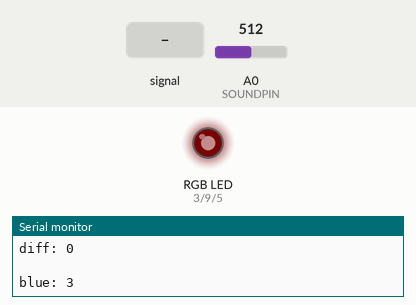
Simulated run of this sketch. Board: Arduino Uno, built with avr-gcc and run on an emulated ATmega328P. Shown: an RGB LED mixed from three pins (HIGH = lit), the last lines printed to the serial monitor. The inputs (shaded band) are chosen by the test bench; at power-on: A0 (SOUNDPIN) = 512. Dim RGB values are drawn brighter than linear; random numbers use the default seed unless the sketch sets one.

Above: at 1.2 s.
1.3 s: A0 (SOUNDPIN) fed a 200 Hz sine of ±81 counts around its level
4.3 s: A0 (SOUNDPIN) set to 716
5.9 s: A0 (SOUNDPIN) fed a 2 Hz sine of ±306 counts around its level
At 6.6 s:
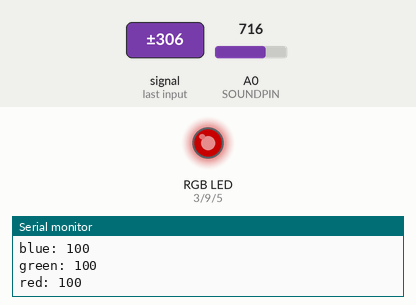
8.9 s: A0 (SOUNDPIN) fed a 50 Hz sine of ±306 counts around its level
At 10.21 s:
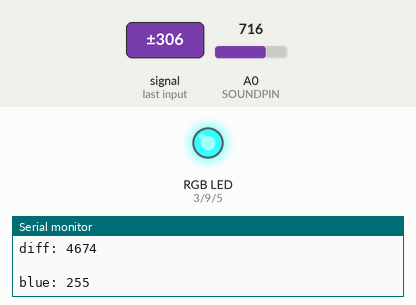
11.9 s: A0 (SOUNDPIN) fed a 1000 Hz sine of ±255 counts around its level
At 12.17 s:
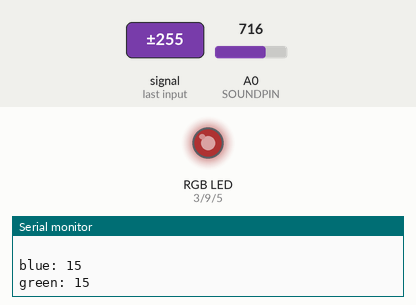
14.9 s: A0 (SOUNDPIN) set to 1023
At 20.8 s:
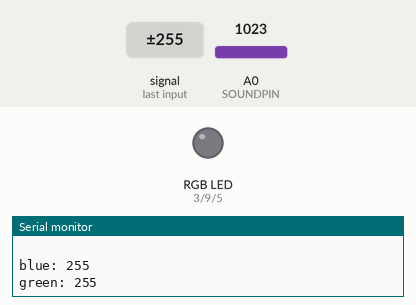
Timing chart, 0 to 21.5 s (numbered marks = the images above; inputs shaded):
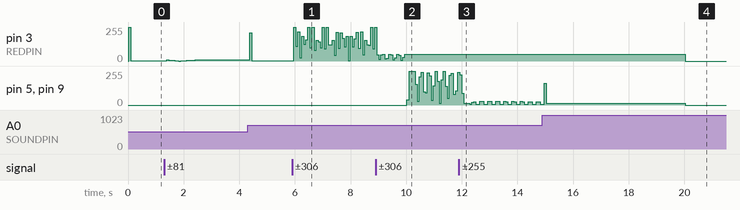

Measured:
- after the input at 14.9 s, pin 3 (REDPIN): 52/255 → 0/255 after 5.1 s

The sketch:

led_nowe_final.ino
```cpp
//uzywane piny
#define BLUEPIN 5
#define GREENPIN 9
#define REDPIN 3
#define SOUNDPIN A0

//sterowanie lampami
#define FADESPEED 50     // make this higher to slow down
#define BELOWISZERO 400 //pozniej tego wartosc zmiennej diff bedzie zerowana, lampy sie wyłączą
#define ZEROMAXVALUETIME 10 //co kzde 20 sekund bedzie zerowana wartosc lastmax
#define MINLEDVAL 0
#define MAXLEDVAL 255
#define MILLISECONDS 1000
#define MILLISFORONEMEASUERMENT 200

//intensywanosc koloru
int RedBrig=0;
int GreenBrig=0;
int BlueBrig=0;

int lastRedBrig=0;
int lastGreenBrig=0;
int lastBlueBrig=0;


void setup() {
  pinMode(REDPIN, OUTPUT);
  pinMode(GREENPIN, OUTPUT);
  pinMode(BLUEPIN, OUTPUT);
  //pinMode(8, OUTPUT); //????
  Serial.begin(9600);

  randomSeed(analogRead(4));
}

int ColorMode = random(0,7);

int last = 0;
int lastdiff = 0;

int lastmax = 0; // co kzde 20 sekund bedzie zerowana wartosc lastmax
 unsigned long lastReset; //liczy czas zerowania

bool brakMuzyki = false;

void wypiszKolor(String nazwa, int wartosc){
    Serial.print(nazwa);
    Serial.print(wartosc);
    Serial.println(" ");
}

void teSameCoPoprzednio(){
      if(RedBrig == lastRedBrig && BlueBrig == lastBlueBrig && GreenBrig == lastGreenBrig){
      int modulo = RedBrig % 3;

        switch (modulo) {
          case 0:
            RedBrig = 0;
            break;
          case 1:
            BlueBrig = 0;
            break;
          case 2:
            GreenBrig = 0;
            break;
        }
    }
}

void zerujLastMax(int differenece){
   if (millis() - lastReset > ZEROMAXVALUETIME * MILLISECONDS) {
    lastReset += ZEROMAXVALUETIME * MILLISECONDS;

/*
    if(lastmax ==0 && differenece == 0){
      RedBrig = 0;
      GreenBrig = 0;
      BlueBrig = 0;
    }
    else{
      lastmax = 0;
    }
   */
   lastmax = 0;
    ColorMode = differenece % 6;
  }
}

void wypiszWszystkieKolory(){

  wypiszKolor("blue: ",BlueBrig);
  wypiszKolor("green: ",GreenBrig);
  wypiszKolor("red: ",RedBrig);
}


void loop() {

  //Serial.println("--new--");
  int mic = 0;

  //pobierz dzwiek
  for(int i=0; i<MILLISFORONEMEASUERMENT; i++){
      mic += analogRead(SOUNDPIN);
  }
  Serial.print("mic: ");
  //Serial.print(mic);
  Serial.println(" ");

  //oblicz roznice dzwieku wzgledem poprzedniego
  int diff = abs(mic - last);

  if(diff < BELOWISZERO){ //10 procent
      diff=0;
  }

  Serial.print("diff: ");
  Serial.println(diff);
  Serial.println(" ");

  //zapisz maskymalne
  if(diff > lastmax){
    lastmax = diff;
  }


  lastdiff = diff;
  last = mic; //zapisz synal zeby porownac w kolejnym obiegu petli

  //zapalanie lamp RGB
  //if pozwala wyalczyc lampy gdy nie leci dzwiek
 // if(diff != 0 && lastmax != 0){
    RedBrig = abs(map(diff, BELOWISZERO , lastmax, 0, 255));

    GreenBrig = abs(map(diff, BELOWISZERO , lastmax, 0, 255));

    BlueBrig = abs(map(diff, BELOWISZERO , lastmax, 0, 255));
 // }


//jesli wszstkie kolory sa 255 to ktroez z nich ustaw na zero (zrob modulo ktorejs z wartosi )

    //teSameCoPoprzednio();


  //co kazde 20 sekund bedzie zerowana wartosc lastmax
  zerujLastMax(diff);

  //do terminalu
  wypiszWszystkieKolory();

  if(lastmax ==0 && diff == 0){
      brakMuzyki = true;
      analogWrite(REDPIN, 0);
      analogWrite(BLUEPIN, 0);
      analogWrite(GREENPIN, 0);


  }
  if(diff != 0 && brakMuzyki == true){
         brakMuzyki = false;
         ColorMode = millis() % 6;
      }

  if(brakMuzyki == false){
        switch (ColorMode) {
          case 0:
            analogWrite(REDPIN, RedBrig);
            break;
          case 1:
            analogWrite(BLUEPIN, BlueBrig);
            break;
          case 2:
            analogWrite(GREENPIN, GreenBrig);
            break;
          case 3:
            analogWrite(REDPIN, RedBrig);
            analogWrite(BLUEPIN, BlueBrig);
            break;
          case 4:
            analogWrite(BLUEPIN, BlueBrig);
            analogWrite(GREENPIN, GreenBrig);
            break;
          case 5:
            analogWrite(GREENPIN, GreenBrig);
            analogWrite(REDPIN, RedBrig);
            break;

        }
  }

/*
  if(lastmax == 0){
    lastmax = 300;
  }
 */

  //konec petli
  delay(FADESPEED); //opoznienie petli


}
```
